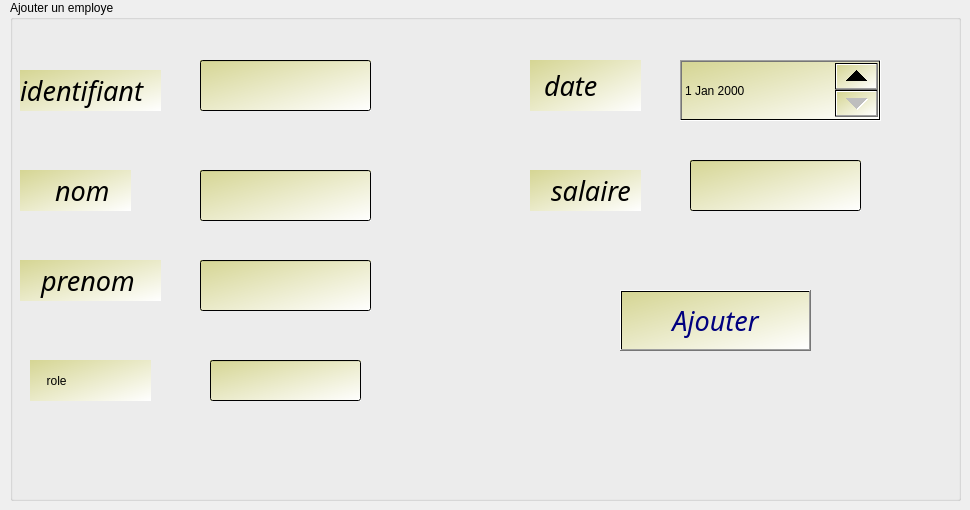
      <widget class="QWidget" name="tab_5">
       <attribute name="title">
        <string>ajouter</string>
       </attribute>
       <widget class="QGroupBox" name="groupBox_5">
        <property name="geometry">
         <rect>
          <x>10</x>
          <y>0</y>
          <width>951</width>
          <height>501</height>
         </rect>
        </property>
        <property name="styleSheet">
         <string notr="true">font: 75 italic 20pt &quot;Sitka&quot;;

</string>
        </property>
        <property name="title">
         <string>Ajouter un employe</string>
        </property>
        <widget class="QLineEdit" name="lineEdit_7">
         <property name="geometry">
          <rect>
           <x>190</x>
           <y>260</y>
           <width>171</width>
           <height>51</height>
          </rect>
         </property>
         <property name="styleSheet">
          <string notr="true">background-color: qlineargradient(spread:pad, x1:0, y1:0, x2:1, y2:1, stop:0 rgba(213, 213, 147, 255), stop:1 rgba(255, 255, 255, 255));</string>
         </property>
        </widget>
        <widget class="QLineEdit" name="lineEdit_6">
         <property name="geometry">
          <rect>
           <x>190</x>
           <y>170</y>
           <width>171</width>
           <height>51</height>
          </rect>
         </property>
         <property name="styleSheet">
          <string notr="true">background-color: qlineargradient(spread:pad, x1:0, y1:0, x2:1, y2:1, stop:0 rgba(213, 213, 147, 255), stop:1 rgba(255, 255, 255, 255));</string>
         </property>
        </widget>
        <widget class="QLineEdit" name="lineEdit">
         <property name="geometry">
          <rect>
           <x>190</x>
           <y>60</y>
           <width>171</width>
           <height>51</height>
          </rect>
         </property>
         <property name="styleSheet">
          <string notr="true">background-color: qlineargradient(spread:pad, x1:0, y1:0, x2:1, y2:1, stop:0 rgba(213, 213, 147, 255), stop:1 rgba(255, 255, 255, 255));</string>
         </property>
         <property name="placeholderText">
          <string/>
         </property>
        </widget>
        <widget class="QLabel" name="identifiant">
         <property name="geometry">
          <rect>
           <x>10</x>
           <y>70</y>
           <width>141</width>
           <height>41</height>
          </rect>
         </property>
         <property name="font">
          <font>
           <family>Sitka</family>
           <pointsize>20</pointsize>
           <weight>9</weight>
           <italic>true</italic>
           <bold>false</bold>
          </font>
         </property>
         <property name="styleSheet">
          <string notr="true">background-color: qlineargradient(spread:pad, x1:0, y1:0, x2:1, y2:1, stop:0 rgba(213, 213, 147, 255), stop:1 rgba(255, 255, 255, 255));</string>
         </property>
         <property name="text">
          <string>identifiant</string>
         </property>
        </widget>
        <widget class="QPushButton" name="pushButton_2">
         <property name="enabled">
          <bool>true</bool>
         </property>
         <property name="geometry">
          <rect>
           <x>610</x>
           <y>290</y>
           <width>191</width>
           <height>61</height>
          </rect>
         </property>
         <property name="font">
          <font>
           <family>Sitka</family>
           <pointsize>20</pointsize>
           <weight>9</weight>
           <italic>true</italic>
           <bold>false</bold>
          </font>
         </property>
         <property name="acceptDrops">
          <bool>false</bool>
         </property>
         <property name="autoFillBackground">
          <bool>false</bool>
         </property>
         <property name="styleSheet">
          <string notr="true">color: rgb(0, 0, 127);
background-color: qlineargradient(spread:pad, x1:0, y1:0, x2:1, y2:1, stop:0 rgba(213, 213, 147, 255), stop:1 rgba(255, 255, 255, 255));

</string>
         </property>
         <property name="text">
          <string>Ajouter</string>
         </property>
        </widget>
        <widget class="QLabel" name="nom">
         <property name="geometry">
          <rect>
           <x>10</x>
           <y>170</y>
           <width>111</width>
           <height>41</height>
          </rect>
         </property>
         <property name="font">
          <font>
           <family>Sitka</family>
           <pointsize>20</pointsize>
           <weight>9</weight>
           <italic>true</italic>
           <bold>false</bold>
          </font>
         </property>
         <property name="styleSheet">
          <string notr="true">background-color: qlineargradient(spread:pad, x1:0, y1:0, x2:1, y2:1, stop:0 rgba(213, 213, 147, 255), stop:1 rgba(255, 255, 255, 255));</string>
         </property>
         <property name="text">
          <string>     nom</string>
         </property>
        </widget>
        <widget class="QLabel" name="prenom">
         <property name="geometry">
          <rect>
           <x>10</x>
           <y>260</y>
           <width>141</width>
           <height>41</height>
          </rect>
         </property>
         <property name="font">
          <font>
           <family>Sitka</family>
           <pointsize>20</pointsize>
           <weight>9</weight>
           <italic>true</italic>
           <bold>false</bold>
          </font>
         </property>
         <property name="styleSheet">
          <string notr="true">background-color: qlineargradient(spread:pad, x1:0, y1:0, x2:1, y2:1, stop:0 rgba(213, 213, 147, 255), stop:1 rgba(255, 255, 255, 255));</string>
         </property>
         <property name="text">
          <string>   prenom</string>
         </property>
        </widget>
        <widget class="QLabel" name="sexe">
         <property name="geometry">
          <rect>
           <x>520</x>
           <y>60</y>
           <width>111</width>
           <height>51</height>
          </rect>
         </property>
         <property name="font">
          <font>
           <family>Sitka</family>
           <pointsize>20</pointsize>
           <weight>9</weight>
           <italic>true</italic>
           <bold>false</bold>
          </font>
         </property>
         <property name="styleSheet">
          <string notr="true">background-color: qlineargradient(spread:pad, x1:0, y1:0, x2:1, y2:1, stop:0 rgba(213, 213, 147, 255), stop:1 rgba(255, 255, 255, 255));</string>
         </property>
         <property name="text">
          <string>  date</string>
         </property>
        </widget>
        <widget class="QLabel" name="salaire">
         <property name="geometry">
          <rect>
           <x>520</x>
           <y>170</y>
           <width>111</width>
           <height>41</height>
          </rect>
         </property>
         <property name="font">
          <font>
           <family>Sitka</family>
           <pointsize>20</pointsize>
           <weight>9</weight>
           <italic>true</italic>
           <bold>false</bold>
          </font>
         </property>
         <property name="styleSheet">
          <string notr="true">background-color: qlineargradient(spread:pad, x1:0, y1:0, x2:1, y2:1, stop:0 rgba(213, 213, 147, 255), stop:1 rgba(255, 255, 255, 255));</string>
         </property>
         <property name="text">
          <string>   salaire</string>
         </property>
        </widget>
        <widget class="QLineEdit" name="lineEdit_8">
         <property name="geometry">
          <rect>
           <x>680</x>
           <y>160</y>
           <width>171</width>
           <height>51</height>
          </rect>
         </property>
         <property name="styleSheet">
          <string notr="true">background-color: qlineargradient(spread:pad, x1:0, y1:0, x2:1, y2:1, stop:0 rgba(213, 213, 147, 255), stop:1 rgba(255, 255, 255, 255));</string>
         </property>
        </widget>
        <widget class="QDateEdit" name="dateEdit">
         <property name="geometry">
          <rect>
           <x>670</x>
           <y>60</y>
           <width>201</width>
           <height>61</height>
          </rect>
         </property>
         <property name="styleSheet">
          <string notr="true">background-color: qlineargradient(spread:pad, x1:0, y1:0, x2:1, y2:1, stop:0 rgba(213, 213, 147, 255), stop:1 rgba(255, 255, 255, 255));</string>
         </property>
        </widget>
        <widget class="QLabel" name="label_7">
         <property name="geometry">
          <rect>
           <x>20</x>
           <y>360</y>
           <width>121</width>
           <height>41</height>
          </rect>
         </property>
         <property name="styleSheet">
          <string notr="true">background-color: qlineargradient(spread:pad, x1:0, y1:0, x2:1, y2:1, stop:0 rgba(213, 213, 147, 255), stop:1 rgba(255, 255, 255, 255));</string>
         </property>
         <property name="text">
          <string>     role</string>
         </property>
        </widget>
        <widget class="QLineEdit" name="lineEdit_10">
         <property name="geometry">
          <rect>
           <x>200</x>
           <y>360</y>
           <width>151</width>
           <height>41</height>
          </rect>
         </property>
         <property name="styleSheet">
          <string notr="true">background-color: qlineargradient(spread:pad, x1:0, y1:0, x2:1, y2:1, stop:0 rgba(213, 213, 147, 255), stop:1 rgba(255, 255, 255, 255));</string>
         </property>
        </widget>
       </widget>
      </widget>
